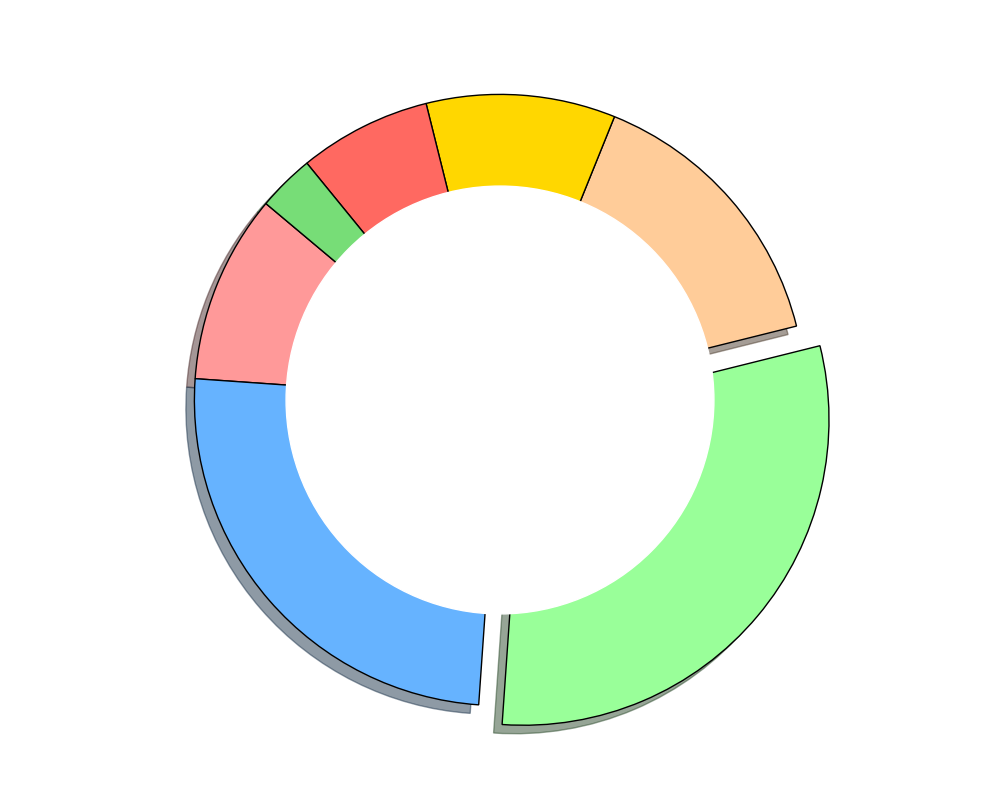

The Python source for this figure:
import matplotlib.pyplot as plt

age_categories = ['13-17 years', '18-24 years', '25-34 years', '35-44 years', 
                  '45-54 years', '55-64 years', '65+ years']
subscriber_distribution = [10, 25, 30, 15, 10, 7, 3]
colors = ['#FF9999', '#66B3FF', '#99FF99', '#FFCC99', '#FFD700', '#FF6961', '#77DD77']
explode = [0, 0, 0.1, 0, 0, 0, 0]

fig, ax = plt.subplots(figsize=(10, 8))
ax.pie(
    subscriber_distribution,
    labels=None,
    colors=colors,
    startangle=140,
    explode=explode,
    shadow=True,
    wedgeprops={'edgecolor': 'black', 'linewidth': 1}
)

# Add a circle at the center to make it a donut chart
centre_circle = plt.Circle((0,0),0.70,fc='white')
fig.gca().add_artist(centre_circle)

plt.tight_layout()
plt.show()
